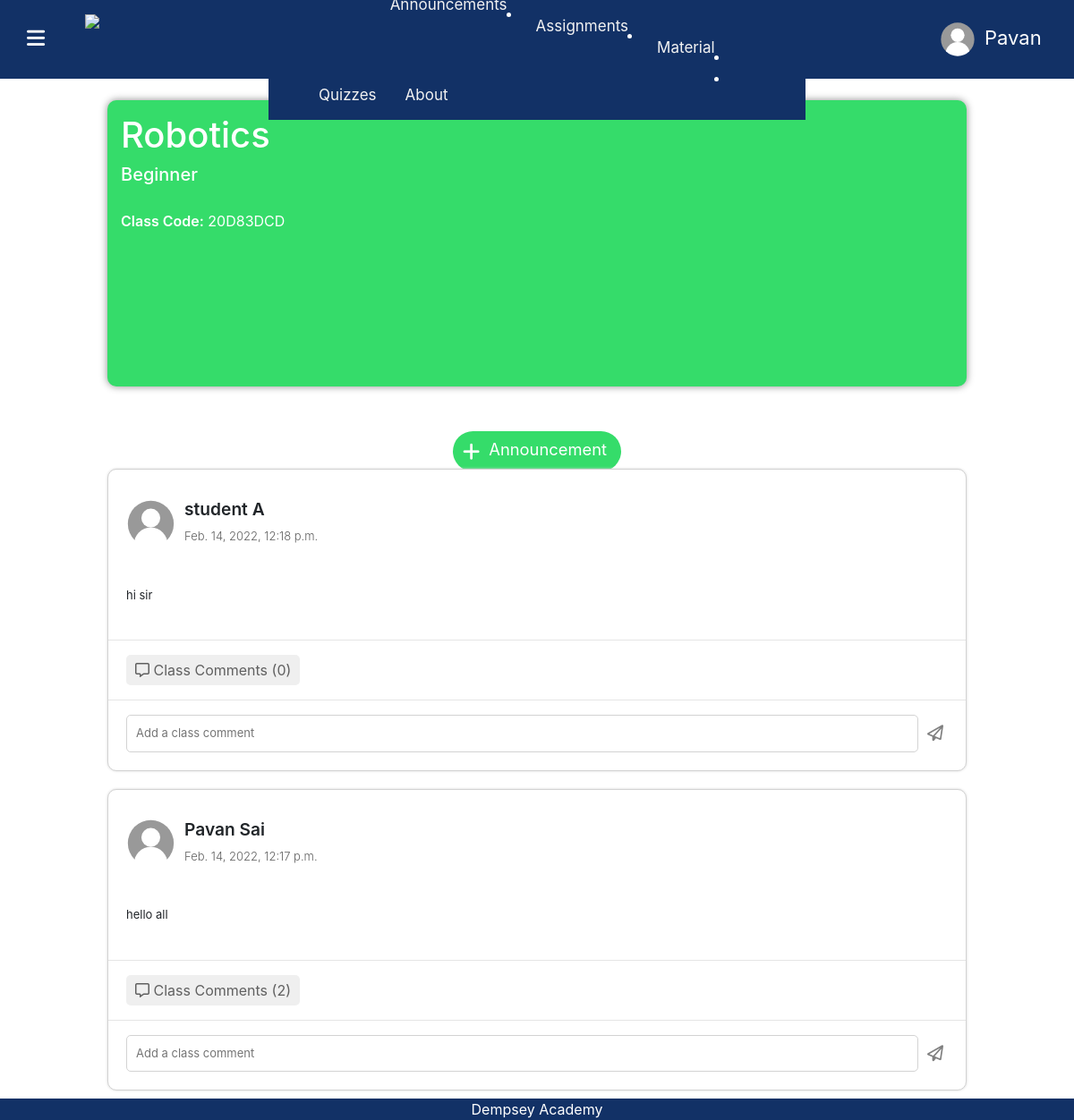
/ViewClassroom/20D83DCD/ (signed in), run on the app's committed database.
### educationPortal/models.py (models this page shows)
class User(AbstractUser):
    userType = models.CharField(max_length=20, default="student")
    profile_pic = models.ImageField(
        null=True, blank=True, default="blankUserIcon.svg")

class Classroom(models.Model):
    name = models.CharField(max_length=100, default="Classroom")
    students = models.ManyToManyField(User, blank=True)
    teacher = models.ForeignKey(
        User, on_delete=models.CASCADE, related_name="teacher")
    code = models.CharField(max_length=20)
    subject = models.CharField(max_length=50, default="")
    theme = models.CharField(max_length=20, default="cardBlue")

class Announcement(models.Model):
    classroom = models.ForeignKey(
        Classroom, on_delete=models.CASCADE, related_name="classroom", null=True)
    body = CharField(max_length=20000, default="")
    creator = models.ForeignKey(
        User, on_delete=models.CASCADE, related_name="creator", null=True)
    date = models.DateTimeField(null=True)
    comments = models.ManyToManyField(Comment, blank=True)

### educationPortal/views.py (the view)
# urls.py: path("ViewClassroom/<str:code>/", views.ViewClassroom, name="ViewClassroom"),
def ViewClassroom(request, code):
    if request.user.is_authenticated:
        selectedClass = Classroom.objects.get(code=code)
        announcements = Announcement.objects.filter(
            classroom=selectedClass).order_by('-date')
        return render(request, "educationPortal/ViewClassroom.html", {
            "class": selectedClass,
            "announcements": announcements
        })
    else:
        return login_view(request)

### educationPortal/templates/educationPortal/ViewClassroom.html (shortened to what this page needs)
{% load static %}
<!DOCTYPE html>
<html lang="en">
<head>
    <link rel="stylesheet" href="https://stackpath.bootstrapcdn.com/bootstrap/4.4.1/css/bootstrap.min.css"
>
    <link href="{% static 'educationPortal/styles.css' %}" rel="stylesheet">
    <link href="{% static 'educationPortal/ClassView.css' %}" rel="stylesheet">
    <link rel="stylesheet" href="https://unpkg.com/purecss@1.0.0/build/pure-min.css">
</head>
<body>
    <header class="mainHeader">
        <div style="display: flex; align-items: center;">
            <div id="menuBars">
                <i class="fas fa-bars menuBars"></i>
            </div>
                        <img src="{% static 'educationPortal/Icons/Logo.svg' %}" style="height: 7vh; margin-right: 20px; color: orange; margin-left: 20px;"
                            class="logo">
        </div>
        <div class="headerItems">
            <button class="profileButton" onclick="profilePopUp()">
                {% if user.profile_pic %}
                    <img src="{{user.profile_pic.url}}" width="40px" height="40px" style="border-radius: 50%;">
                {% else %}
                    <img src="/images/blankUserIcon.svg" width="40px" height="40px" style="border-radius: 50%;">
                {% endif %}
                <p class="profileButtonText">{{user.first_name}}</p>
            </button>
        </div>
        <div class="pure-menu">
            <ul class="pure-menu-list">
                <li class="pure-menu-item">
                    <a href="{% url 'index' %}" class="pure-menu-link">
                    </a>
                </li>
                <li class="pure-menu-item">
                    <a href="{% url 'ViewClassroom' class.code %}" class="pure-menu-link">
                    </a>
                </li>
                <li class="pure-menu-item">
                    <a href="{% url 'assignments' class.code %}" class="pure-menu-link">
                        Assignments
                    </a>
                </li>
                <li class="pure-menu-item">
                    <a href="{% url 'materials' class.code %}" class="pure-menu-link">
                        Material
                    </a>
                </li>
                <li class="pure-menu-item">
                    <a href="{% url 'quizzes' class.code %}" class="pure-menu-link">
                        Quizzes
                    </a>
                </li>
                <li class="pure-menu-item">
                    <a href="https://dempseyacademy.com/" target="_blank" class="pure-menu-link">
                        About
                    </a>
                </li>
            </ul>
        </div>
    </header>
    <div class="bottom-menu">
        <span class="pure-menu-heading" style="color: white;">
            Dempsey Academy
        </span>
    </div>
    <br>
    <br>
    <br>
    <div class="MainColumn">
        <div class="ClassCentralDiv {{class.theme}}">
            <h1 class="className" style="padding-bottom: 0px;">{{class.name}}</h1>
            <h5 class="className" style="padding-top:0; padding-bottom: 20px;">{{class.subject}}</h5>
            <p style="padding-left: 15px; color: white; font-weight: 400;"><b style="font-weight: 600;">Class Code:</b> {{class.code}}</p>
        </div>
        <div class="Announcements">
            <button class="addAnnouncement {{class.theme}}" onclick="showAnnouncementMaker()">
                <i class="fas fa-plus" style="margin-left: 5px;"></i>
                <label style="font-size: smaller; padding-left: 10px; padding-top: 5px; padding-right: 10px; cursor: pointer;">Announcement</label>
            </button>
            {% for announcement in announcements %}
                <div class="announcementCard">
                    <div style="display: flex; align-items: center; padding-left: 20px; padding-top: 20px; padding-bottom: 20px;">
                        <div>
                            {% if announcement.creator.profile_pic %}
                            <img src="{{announcement.creator.profile_pic.url}}" class="announcementProfilePic">
                            {% else %}
                            <img src="/images/blankUserIcon.svg" class="announcementProfilePic">
                            {% endif %}
                        </div>
                        <div>
                            <p style="font-weight: 600; font-size: larger; padding-top: 10px; padding-left: 10px;">
                                {{announcement.creator.first_name}} {{announcement.creator.last_name}}</p>
                            <p style="font-size: small; font-weight: 300; color: rgb(96, 96, 96); padding-left: 10px; margin-top: -10px;">
                                {{announcement.date}}</p>
                        </div>
                    </div>
                    <div style="font-size: small; padding-left: 20px; padding-top: 10px;">
                        {{announcement.body | safe}}
                    </div>
                    <br>
                    <hr style="width: 100%;">
                    <button class="viewCommentButton" style="margin-left: 20px;" onclick="viewComments('comments:{{announcement.id}}')">
                        <i class="far fa-comment-alt"> </i>
                        Class Comments ({{announcement.comments.all.count}})
                    </button>
                    <hr style="width: 100%;">
                    <div style="display: flex; align-items: center; padding-left: 20px; padding-bottom: 20px; padding-right: 20px;">
                        <input type="text" placeholder="Add a class comment" class="classCommentInput" id="comment:{{announcement.id}}">
                        <button class="commentPostButton" id="post:{{announcement.id}}" onclick="postComment(id, `${document.getElementById('comment:'+'{{announcement.id}}').value}`)"><i class="far fa-paper-plane"></i></button>
                    </div>
                </div>
            {% endfor %}
        </div>
    </div>
</body>
</html>

### educationPortal/static/educationPortal/styles.css (style rules this page uses)
body { padding: 0px; margin: 0; }
.mainHeader { display: flex; background: #123166; min-height: 11vh; display: flex; justify-content: space-around; align-items: center; color: white; position: fixed; width: 100%; z-index: 6; }
.headerItems { display: flex; align-items: center; width: 80%; align-items: center; justify-content: flex-end; }
.menuBars { width: 10px; font-size: 23px; margin-right: 35px; transition: 0.2s; margin-left: 30px; }
.cardGreen { background-color: #35dc6a; }
.profileButton { display: flex; justify-content: center; align-items: center; background: none; color: white; outline: none; border: none; font-size: 22px; max-width: 150px; max-height: 45px; transition: 0.3s; margin-right: 80px; }
.profileButtonText { padding-top: 12px; padding-left: 10px; max-width: 2vw; }
.logo { height: 7vh; margin-right: 10px; color: orange; margin-left: 20px; }

### educationPortal/static/educationPortal/ClassView.css (style rules this page uses)
.MainColumn { display: flex; align-items: center; flex-direction: column; width: 100%; }
.ClassCentralDiv { margin-top: 5vh; width: 80%; height: 40vh; border-radius: 10px; box-shadow: 0px 0px 8px #8c8c8c; display: flex; flex-direction: column; }
.className { padding: 15px; color: white; }
.Announcements { display: flex; flex-direction: column; align-items: center; width: 80%; margin-top: 5vh; }
.announcementCard { width: 100%; border-radius: 10px; background-color: white; outline: none; border: 1px solid lightgray; margin: 10px; box-shadow: 0px 0px 3px #d8d8d8; }
.addAnnouncement { display: flex; justify-content: center; align-items: center; color: white; outline: none; border: none; font-size: 22px; height: 45px; transition: 0.3s; border-radius: 25px; margin: 10px; }
.classCommentInput { border: 0.5px solid lightgray; border-radius: 5px; outline: none; padding: 10px; font-size: small; width: 100%; }
.commentPostButton { color: gray; padding: 5px; outline: none; border: none; background: none; font-size: large; margin-left: 5px; transition: 0.2s; }
.viewCommentButton { outline: none; border: none; border-radius: 5px; padding: 5px; padding-left: 10px; padding-right: 10px; color: rgb(96, 96, 96); transition: 0.2s; }
.announcementProfilePic { width: 55px; height: 55px; overflow: hidden; border-radius: 50%; }

### educationPortal/templates/educationPortal/ViewClassroom.html (style rules this page uses)
.pure-menu { overflow: hidden; text-align: center; background-color: #123166; position: fixed; display: inline-block; width: 50%; }
.pure-menu a { float: left; display: block; color: #f2f2f2; text-align: center; padding: 14px 16px; text-decoration: none; font-size: 17px; }
.bottom-menu { overflow: hidden; text-align: center; background-color: #123166; position: fixed; display: inline-block; width: 100%; bottom: 0; color: white; }

### data on the page
User: first_name "Pavan"
Classroom: name "Robotics", subject "Beginner", code "20D83DCD"
Announcement: creator.first_name "student", creator.last_name "A", date "Feb. 14, 2022, 12:18 p.m.", body "hi sir", comments.all.count "0"
Announcement: creator.first_name "Pavan", creator.last_name "Sai", date "Feb. 14, 2022, 12:17 p.m.", body "hello all", comments.all.count "2"
